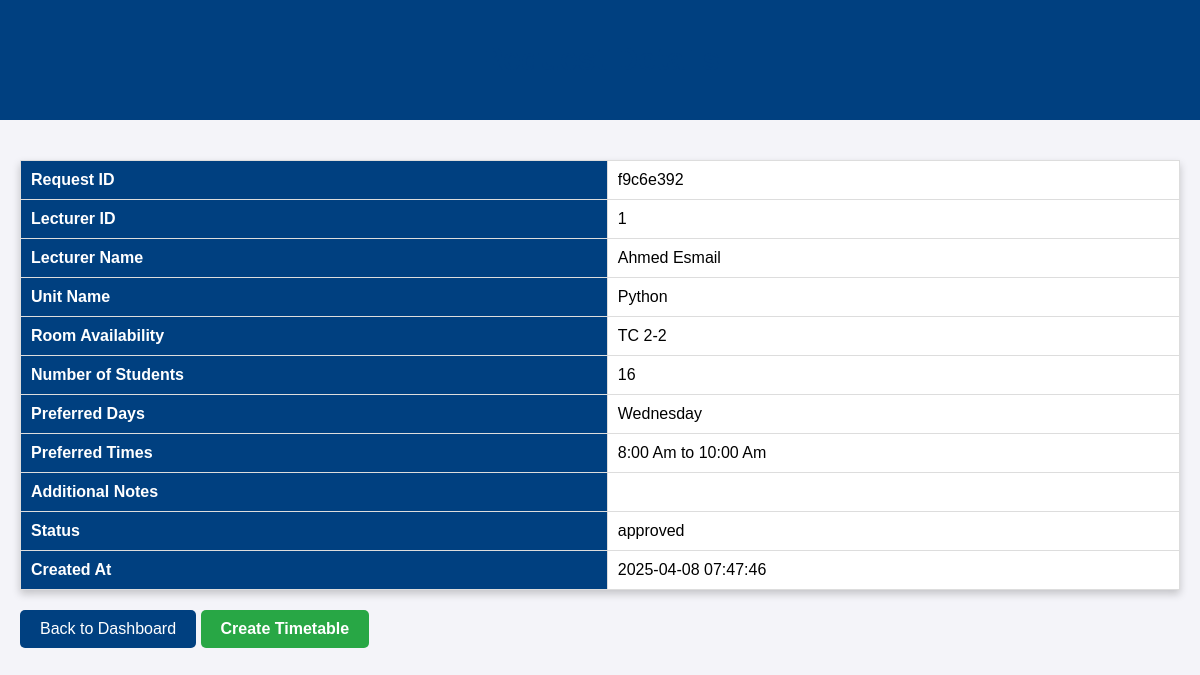
Screenshot of /dashboard/timetabler/view/f9c6e392 with the database file from the repository.
### tables this page shows
CREATE TABLE timetable_requests (
                id TEXT PRIMARY KEY,
                lecturer_id INTEGER NOT NULL,
                lecturer_name STRING NOT NULL,
                course_id INTEGER,
                unit_name TEXT NOT NULL,
                room_available TEXT NOT NULL DEFAULT 'Unknown',
                student_count INTEGER NOT NULL,
                preferred_days TEXT,
                preferred_times TEXT,
                additional_notes TEXT,
                status TEXT DEFAULT 'pending',
                created_at TEXT DEFAULT CURRENT_TIMESTAMP,
                timetable_id STRING,
                FOREIGN KEY(lecturer_id) REFERENCES users(id)
            );

### app.py (the view)
@app.route('/dashboard/timetabler/view/<request_id>')
def view_lecturer_request(request_id):
    with get_db_connection() as conn:
        request = conn.execute('''
            SELECT id, lecturer_id, lecturer_name, unit_name, room_available, student_count,
                   preferred_days, preferred_times, additional_notes, status, created_at
            FROM timetable_requests
            WHERE id = ?
        ''', (request_id,)).fetchone()
    if not request:
        return "Request not found", 404
    return render_template('view_lecturer_request.html', request=request)

### app.py (called while the page is built)
def get_db_connection():
    conn = sqlite3.connect('projo.db')  # Ensure this matches your database file
    conn.row_factory = sqlite3.Row  # Allows accessing columns by name
    return conn

### templates/view_lecturer_request.html (shortened to what this page needs)
<!DOCTYPE html>
<html lang="en">
<head>
</head>
<body>
    <header>
        <h1>Request Details</h1>
    </header>
    <main>
        <table>
            <tr>
                <th>Request ID</th>
                <td>{{ request.id }}</td>
            </tr>
            <tr>
                <th>Lecturer ID</th>
                <td>{{ request.lecturer_id }}</td>
            </tr>
            <tr>
                <th>Lecturer Name</th>
                <td>{{ request.lecturer_name }}</td>
            </tr>
            <tr>
                <th>Unit Name</th>
                <td>{{ request.unit_name }}</td>
            </tr>
            <tr>
                <th>Room Availability</th>
                <td>{{ request.room_available }}</td>
            </tr>
            <tr>
                <th>Number of Students</th>
                <td>{{ request.student_count }}</td>
            </tr>
            <tr>
                <th>Preferred Days</th>
                <td>{{ request.preferred_days }}</td>
            </tr>
            <tr>
                <th>Preferred Times</th>
                <td>{{ request.preferred_times }}</td>
            </tr>
            <tr>
                <th>Additional Notes</th>
                <td>{{ request.additional_notes }}</td>
            </tr>
            <tr>
                <th>Status</th>
                <td>{{ request.status }}</td>
            </tr>
            <tr>
                <th>Created At</th>
                <td>{{ request.created_at }}</td>
            </tr>
        </table>
        <a href="/dashboard/timetabler" style="display: inline-block; margin-top: 20px; text-decoration: none; background-color: #004080; color: white; padding: 10px 20px; border-radius: 5px;">Back to Dashboard</a>
        <a href="/timetable/create/{{ request.id }}" class="create-timetable-btn">Create Timetable</a>
    </main>
</body>
</html>

### templates/view_lecturer_request.html (style rules this page uses)
body { font-family: Arial, sans-serif; background-color: #f4f4f9; margin: 0; padding: 0; }
header { background-color: #004080; color: white; padding: 20px; text-align: center; }
main { padding: 20px; }
h1 { color: #004080; text-align: center; }
table { width: 100%; border-collapse: collapse; margin-top: 20px; background-color: white; box-shadow: 0 4px 8px rgba(0, 0, 0, 0.2); }
th, td { padding: 10px; text-align: left; border: 1px solid #ddd; }
th { background-color: #004080; color: white; }
.create-timetable-btn { display: inline-block; text-decoration: none; background-color: #28a745; color: white; padding: 10px 20px; border-radius: 5px; font-size: 16px; font-weight: bold; text-align: center; transition: background-color 0.3s ease; }

### rows the page displays
timetable_requests: id "f9c6e392", lecturer_id "1", lecturer_name "Ahmed Esmail", unit_name "Python", room_available "TC 2-2", student_count "16", preferred_days "Wednesday", preferred_times "8:00 Am to 10:00 Am", status "approved", created_at "2025-04-08 07:47:46"
